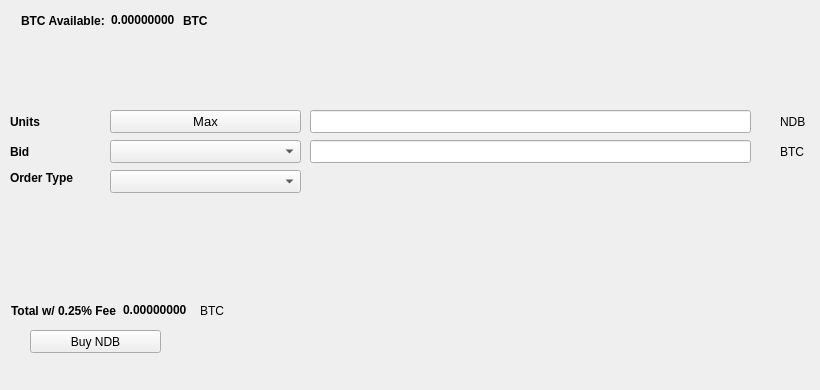
   <widget class="QWidget" name="BuyTab">
    <attribute name="title">
     <string>Buy</string>
    </attribute>
    <widget class="QPushButton" name="BuyNDB">
     <property name="geometry">
      <rect>
       <x>30</x>
       <y>330</y>
       <width>131</width>
       <height>23</height>
      </rect>
     </property>
     <property name="text">
      <string>Buy NDB</string>
     </property>
     <property name="icon">
      <iconset resource="../nodebase.qrc">
       <normaloff>:/icons/bitcoin</normaloff>:/icons/bitcoin</iconset>
     </property>
    </widget>
    <widget class="QLabel" name="label_3">
     <property name="geometry">
      <rect>
       <x>10</x>
       <y>110</y>
       <width>46</width>
       <height>23</height>
      </rect>
     </property>
     <property name="font">
      <font>
       <weight>75</weight>
       <bold>true</bold>
      </font>
     </property>
     <property name="text">
      <string>Units</string>
     </property>
    </widget>
    <widget class="QLineEdit" name="UnitsInput">
     <property name="geometry">
      <rect>
       <x>310</x>
       <y>110</y>
       <width>441</width>
       <height>23</height>
      </rect>
     </property>
     <property name="font">
      <font>
       <pointsize>9</pointsize>
       <weight>75</weight>
       <bold>true</bold>
      </font>
     </property>
    </widget>
    <widget class="QLineEdit" name="BuyBidPriceEdit">
     <property name="geometry">
      <rect>
       <x>310</x>
       <y>140</y>
       <width>441</width>
       <height>23</height>
      </rect>
     </property>
     <property name="font">
      <font>
       <pointsize>9</pointsize>
       <weight>75</weight>
       <bold>true</bold>
      </font>
     </property>
    </widget>
    <widget class="QLabel" name="label_4">
     <property name="geometry">
      <rect>
       <x>780</x>
       <y>110</y>
       <width>31</width>
       <height>23</height>
      </rect>
     </property>
     <property name="text">
      <string>NDB</string>
     </property>
    </widget>
    <widget class="QLabel" name="label_5">
     <property name="geometry">
      <rect>
       <x>780</x>
       <y>140</y>
       <width>31</width>
       <height>23</height>
      </rect>
     </property>
     <property name="text">
      <string>BTC</string>
     </property>
    </widget>
    <widget class="QLabel" name="label_6">
     <property name="geometry">
      <rect>
       <x>10</x>
       <y>140</y>
       <width>46</width>
       <height>23</height>
      </rect>
     </property>
     <property name="font">
      <font>
       <weight>75</weight>
       <bold>true</bold>
      </font>
     </property>
     <property name="text">
      <string>Bid</string>
     </property>
    </widget>
    <widget class="QLabel" name="label_7">
     <property name="geometry">
      <rect>
       <x>10</x>
       <y>170</y>
       <width>91</width>
       <height>16</height>
      </rect>
     </property>
     <property name="font">
      <font>
       <weight>75</weight>
       <bold>true</bold>
      </font>
     </property>
     <property name="text">
      <string>Order Type</string>
     </property>
    </widget>
    <widget class="QPushButton" name="Buy_Max_Amount">
     <property name="geometry">
      <rect>
       <x>110</x>
       <y>110</y>
       <width>191</width>
       <height>23</height>
      </rect>
     </property>
     <property name="font">
      <font>
       <pointsize>10</pointsize>
      </font>
     </property>
     <property name="text">
      <string>Max</string>
     </property>
    </widget>
    <widget class="QComboBox" name="BuyBidcomboBox">
     <property name="geometry">
      <rect>
       <x>110</x>
       <y>140</y>
       <width>191</width>
       <height>23</height>
      </rect>
     </property>
     <property name="font">
      <font>
       <pointsize>10</pointsize>
      </font>
     </property>
    </widget>
    <widget class="QComboBox" name="buyOrdertypeCombo">
     <property name="geometry">
      <rect>
       <x>110</x>
       <y>170</y>
       <width>191</width>
       <height>23</height>
      </rect>
     </property>
     <property name="font">
      <font>
       <pointsize>10</pointsize>
      </font>
     </property>
    </widget>
    <widget class="QWidget" name="layoutWidget1">
     <property name="geometry">
      <rect>
       <x>21</x>
       <y>11</y>
       <width>227</width>
       <height>19</height>
      </rect>
     </property>
     <layout class="QHBoxLayout" name="horizontalLayout_3">
      <item>
       <widget class="QLabel" name="label232">
        <property name="font">
         <font>
          <weight>75</weight>
          <bold>true</bold>
         </font>
        </property>
        <property name="text">
         <string>BTC Available:</string>
        </property>
       </widget>
      </item>
      <item>
       <widget class="QLabel" name="BtcAvailableLbl">
        <property name="palette">
         <palette>
          <active>
           <colorrole role="WindowText">
            <brush brushstyle="SolidPattern">
             <color alpha="255">
              <red>0</red>
              <green>0</green>
              <blue>0</blue>
             </color>
            </brush>
           </colorrole>
           <colorrole role="Button">
            <brush brushstyle="SolidPattern">
             <color alpha="255">
              <red>0</red>
              <green>170</green>
              <blue>0</blue>
             </color>
            </brush>
           </colorrole>
           <colorrole role="Light">
            <brush brushstyle="SolidPattern">
             <color alpha="255">
              <red>0</red>
              <green>255</green>
              <blue>0</blue>
             </color>
            </brush>
           </colorrole>
           <colorrole role="Midlight">
            <brush brushstyle="SolidPattern">
             <color alpha="255">
              <red>0</red>
              <green>212</green>
              <blue>0</blue>
             </color>
            </brush>
           </colorrole>
           <colorrole role="Dark">
            <brush brushstyle="SolidPattern">
             <color alpha="255">
              <red>0</red>
              <green>85</green>
              <blue>0</blue>
             </color>
            </brush>
           </colorrole>
           <colorrole role="Mid">
            <brush brushstyle="SolidPattern">
             <color alpha="255">
              <red>0</red>
              <green>113</green>
              <blue>0</blue>
             </color>
            </brush>
           </colorrole>
           <colorrole role="Text">
            <brush brushstyle="SolidPattern">
             <color alpha="255">
              <red>0</red>
              <green>170</green>
              <blue>0</blue>
             </color>
            </brush>
           </colorrole>
           <colorrole role="BrightText">
            <brush brushstyle="SolidPattern">
             <color alpha="255">
              <red>255</red>
              <green>255</green>
              <blue>255</blue>
             </color>
            </brush>
           </colorrole>
           <colorrole role="ButtonText">
            <brush brushstyle="SolidPattern">
             <color alpha="255">
              <red>0</red>
              <green>0</green>
              <blue>0</blue>
             </color>
            </brush>
           </colorrole>
           <colorrole role="Base">
            <brush brushstyle="SolidPattern">
             <color alpha="255">
              <red>255</red>
              <green>255</green>
              <blue>255</blue>
             </color>
            </brush>
           </colorrole>
           <colorrole role="Window">
            <brush brushstyle="SolidPattern">
             <color alpha="255">
              <red>0</red>
              <green>170</green>
              <blue>0</blue>
             </color>
            </brush>
           </colorrole>
           <colorrole role="Shadow">
            <brush brushstyle="SolidPattern">
             <color alpha="255">
              <red>0</red>
              <green>0</green>
              <blue>0</blue>
             </color>
            </brush>
           </colorrole>
           <colorrole role="AlternateBase">
            <brush brushstyle="SolidPattern">
             <color alpha="255">
              <red>127</red>
              <green>212</green>
              <blue>127</blue>
             </color>
            </brush>
           </colorrole>
           <colorrole role="ToolTipBase">
            <brush brushstyle="SolidPattern">
             <color alpha="255">
              <red>255</red>
              <green>255</green>
              <blue>220</blue>
             </color>
            </brush>
           </colorrole>
           <colorrole role="ToolTipText">
            <brush brushstyle="SolidPattern">
             <color alpha="255">
              <red>0</red>
              <green>0</green>
              <blue>0</blue>
             </color>
            </brush>
           </colorrole>
          </active>
          <inactive>
           <colorrole role="WindowText">
            <brush brushstyle="SolidPattern">
             <color alpha="255">
              <red>0</red>
              <green>0</green>
              <blue>0</blue>
             </color>
            </brush>
           </colorrole>
           <colorrole role="Button">
            <brush brushstyle="SolidPattern">
             <color alpha="255">
              <red>0</red>
              <green>170</green>
              <blue>0</blue>
             </color>
            </brush>
           </colorrole>
           <colorrole role="Light">
            <brush brushstyle="SolidPattern">
             <color alpha="255">
              <red>0</red>
              <green>255</green>
              <blue>0</blue>
             </color>
            </brush>
           </colorrole>
           <colorrole role="Midlight">
            <brush brushstyle="SolidPattern">
             <color alpha="255">
              <red>0</red>
              <green>212</green>
              <blue>0</blue>
             </color>
            </brush>
           </colorrole>
           <colorrole role="Dark">
            <brush brushstyle="SolidPattern">
             <color alpha="255">
              <red>0</red>
              <green>85</green>
              <blue>0</blue>
             </color>
            </brush>
           </colorrole>
           <colorrole role="Mid">
            <brush brushstyle="SolidPattern">
             <color alpha="255">
              <red>0</red>
              <green>113</green>
              <blue>0</blue>
             </color>
            </brush>
           </colorrole>
           <colorrole role="Text">
            <brush brushstyle="SolidPattern">
             <color alpha="255">
              <red>0</red>
              <green>170</green>
              <blue>0</blue>
             </color>
            </brush>
           </colorrole>
           <colorrole role="BrightText">
            <brush brushstyle="SolidPattern">
             <color alpha="255">
              <red>255</red>
              <green>255</green>
              <blue>255</blue>
             </color>
            </brush>
           </colorrole>
           <colorrole role="ButtonText">
            <brush brushstyle="SolidPattern">
             <color alpha="255">
              <red>0</red>
              <green>0</green>
              <blue>0</blue>
             </color>
            </brush>
           </colorrole>
           <colorrole role="Base">
            <brush brushstyle="SolidPattern">
             <color alpha="255">
              <red>255</red>
              <green>255</green>
              <blue>255</blue>
             </color>
            </brush>
           </colorrole>
           <colorrole role="Window">
            <brush brushstyle="SolidPattern">
             <color alpha="255">
              <red>0</red>
              <green>170</green>
              <blue>0</blue>
             </color>
            </brush>
           </colorrole>
           <colorrole role="Shadow">
            <brush brushstyle="SolidPattern">
             <color alpha="255">
              <red>0</red>
              <green>0</green>
              <blue>0</blue>
             </color>
            </brush>
           </colorrole>
           <colorrole role="AlternateBase">
            <brush brushstyle="SolidPattern">
             <color alpha="255">
              <red>127</red>
              <green>212</green>
              <blue>127</blue>
             </color>
            </brush>
           </colorrole>
           <colorrole role="ToolTipBase">
            <brush brushstyle="SolidPattern">
             <color alpha="255">
              <red>255</red>
              <green>255</green>
              <blue>220</blue>
             </color>
            </brush>
           </colorrole>
           <colorrole role="ToolTipText">
            <brush brushstyle="SolidPattern">
             <color alpha="255">
              <red>0</red>
              <green>0</green>
              <blue>0</blue>
             </color>
            </brush>
           </colorrole>
          </inactive>
          <disabled>
           <colorrole role="WindowText">
            <brush brushstyle="SolidPattern">
             <color alpha="255">
              <red>0</red>
              <green>85</green>
              <blue>0</blue>
             </color>
            </brush>
           </colorrole>
           <colorrole role="Button">
            <brush brushstyle="SolidPattern">
             <color alpha="255">
              <red>0</red>
              <green>170</green>
              <blue>0</blue>
             </color>
            </brush>
           </colorrole>
           <colorrole role="Light">
            <brush brushstyle="SolidPattern">
             <color alpha="255">
              <red>0</red>
              <green>255</green>
              <blue>0</blue>
             </color>
            </brush>
           </colorrole>
           <colorrole role="Midlight">
            <brush brushstyle="SolidPattern">
             <color alpha="255">
              <red>0</red>
              <green>212</green>
              <blue>0</blue>
             </color>
            </brush>
           </colorrole>
           <colorrole role="Dark">
            <brush brushstyle="SolidPattern">
             <color alpha="255">
              <red>0</red>
              <green>85</green>
              <blue>0</blue>
             </color>
            </brush>
           </colorrole>
           <colorrole role="Mid">
            <brush brushstyle="SolidPattern">
             <color alpha="255">
              <red>0</red>
              <green>113</green>
              <blue>0</blue>
             </color>
            </brush>
           </colorrole>
           <colorrole role="Text">
            <brush brushstyle="SolidPattern">
             <color alpha="255">
              <red>0</red>
              <green>85</green>
              <blue>0</blue>
             </color>
            </brush>
           </colorrole>
           <colorrole role="BrightText">
            <brush brushstyle="SolidPattern">
             <color alpha="255">
              <red>255</red>
              <green>255</green>
              <blue>255</blue>
             </color>
            </brush>
           </colorrole>
           <colorrole role="ButtonText">
            <brush brushstyle="SolidPattern">
             <color alpha="255">
              <red>0</red>
              <green>85</green>
              <blue>0</blue>
             </color>
            </brush>
           </colorrole>
           <colorrole role="Base">
            <brush brushstyle="SolidPattern">
             <color alpha="255">
              <red>0</red>
              <green>170</green>
              <blue>0</blue>
             </color>
            </brush>
           </colorrole>
           <colorrole role="Window">
            <brush brushstyle="SolidPattern">
             <color alpha="255">
              <red>0</red>
              <green>170</green>
              <blue>0</blue>
             </color>
            </brush>
           </colorrole>
           <colorrole role="Shadow">
            <brush brushstyle="SolidPattern">
             <color alpha="255">
              <red>0</red>
              <green>0</green>
              <blue>0</blue>
             </color>
            </brush>
           </colorrole>
           <colorrole role="AlternateBase">
            <brush brushstyle="SolidPattern">
             <color alpha="255">
              <red>0</red>
              <green>170</green>
              <blue>0</blue>
             </color>
            </brush>
           </colorrole>
           <colorrole role="ToolTipBase">
            <brush brushstyle="SolidPattern">
             <color alpha="255">
              <red>255</red>
              <green>255</green>
              <blue>220</blue>
             </color>
            </brush>
           </colorrole>
           <colorrole role="ToolTipText">
            <brush brushstyle="SolidPattern">
             <color alpha="255">
              <red>0</red>
              <green>0</green>
              <blue>0</blue>
             </color>
            </brush>
           </colorrole>
          </disabled>
         </palette>
        </property>
        <property name="font">
         <font>
          <weight>75</weight>
          <bold>true</bold>
         </font>
        </property>
        <property name="text">
         <string>0.00000000</string>
        </property>
        <property name="textInteractionFlags">
         <set>Qt::LinksAccessibleByMouse|Qt::TextSelectableByKeyboard|Qt::TextSelectableByMouse</set>
        </property>
       </widget>
      </item>
      <item>
       <widget class="QLabel" name="BtcAvailableLbl_2">
        <property name="font">
         <font>
          <weight>75</weight>
          <bold>true</bold>
         </font>
        </property>
        <property name="text">
         <string>BTC</string>
        </property>
       </widget>
      </item>
     </layout>
    </widget>
    <widget class="QWidget" name="layoutWidge2">
     <property name="geometry">
      <rect>
       <x>11</x>
       <y>301</y>
       <width>259</width>
       <height>19</height>
      </rect>
     </property>
     <layout class="QHBoxLayout" name="horizontalLayout_4">
      <item>
       <widget class="QLabel" name="label_9">
        <property name="font">
         <font>
          <weight>75</weight>
          <bold>true</bold>
         </font>
        </property>
        <property name="text">
         <string>Total w/ 0.25% Fee</string>
        </property>
       </widget>
      </item>
      <item>
       <widget class="QLabel" name="BuyCostLabel">
        <property name="palette">
         <palette>
          <active>
           <colorrole role="WindowText">
            <brush brushstyle="SolidPattern">
             <color alpha="255">
              <red>0</red>
              <green>0</green>
              <blue>0</blue>
             </color>
            </brush>
           </colorrole>
           <colorrole role="Button">
            <brush brushstyle="SolidPattern">
             <color alpha="255">
              <red>0</red>
              <green>170</green>
              <blue>0</blue>
             </color>
            </brush>
           </colorrole>
           <colorrole role="Light">
            <brush brushstyle="SolidPattern">
             <color alpha="255">
              <red>0</red>
              <green>255</green>
              <blue>0</blue>
             </color>
            </brush>
           </colorrole>
           <colorrole role="Midlight">
            <brush brushstyle="SolidPattern">
             <color alpha="255">
              <red>0</red>
              <green>212</green>
              <blue>0</blue>
             </color>
            </brush>
           </colorrole>
           <colorrole role="Dark">
            <brush brushstyle="SolidPattern">
             <color alpha="255">
              <red>0</red>
              <green>85</green>
              <blue>0</blue>
             </color>
            </brush>
           </colorrole>
           <colorrole role="Mid">
            <brush brushstyle="SolidPattern">
             <color alpha="255">
              <red>0</red>
              <green>113</green>
              <blue>0</blue>
             </color>
            </brush>
           </colorrole>
           <colorrole role="Text">
            <brush brushstyle="SolidPattern">
             <color alpha="255">
              <red>0</red>
              <green>170</green>
              <blue>0</blue>
             </color>
            </brush>
           </colorrole>
           <colorrole role="BrightText">
            <brush brushstyle="SolidPattern">
             <color alpha="255">
              <red>255</red>
              <green>255</green>
              <blue>255</blue>
             </color>
            </brush>
           </colorrole>
           <colorrole role="ButtonText">
            <brush brushstyle="SolidPattern">
             <color alpha="255">
              <red>0</red>
              <green>0</green>
              <blue>0</blue>
             </color>
            </brush>
           </colorrole>
           <colorrole role="Base">
            <brush brushstyle="SolidPattern">
             <color alpha="255">
              <red>255</red>
              <green>255</green>
              <blue>255</blue>
             </color>
            </brush>
           </colorrole>
           <colorrole role="Window">
            <brush brushstyle="SolidPattern">
             <color alpha="255">
              <red>0</red>
              <green>170</green>
              <blue>0</blue>
             </color>
            </brush>
           </colorrole>
           <colorrole role="Shadow">
            <brush brushstyle="SolidPattern">
             <color alpha="255">
              <red>0</red>
              <green>0</green>
              <blue>0</blue>
             </color>
            </brush>
           </colorrole>
           <colorrole role="AlternateBase">
            <brush brushstyle="SolidPattern">
             <color alpha="255">
              <red>127</red>
              <green>212</green>
              <blue>127</blue>
             </color>
            </brush>
           </colorrole>
           <colorrole role="ToolTipBase">
            <brush brushstyle="SolidPattern">
             <color alpha="255">
              <red>255</red>
              <green>255</green>
              <blue>220</blue>
             </color>
            </brush>
           </colorrole>
           <colorrole role="ToolTipText">
            <brush brushstyle="SolidPattern">
             <color alpha="255">
              <red>0</red>
              <green>0</green>
              <blue>0</blue>
             </color>
            </brush>
           </colorrole>
          </active>
          <inactive>
           <colorrole role="WindowText">
            <brush brushstyle="SolidPattern">
             <color alpha="255">
              <red>0</red>
              <green>0</green>
              <blue>0</blue>
             </color>
            </brush>
           </colorrole>
           <colorrole role="Button">
            <brush brushstyle="SolidPattern">
             <color alpha="255">
              <red>0</red>
              <green>170</green>
              <blue>0</blue>
             </color>
            </brush>
           </colorrole>
           <colorrole role="Light">
            <brush brushstyle="SolidPattern">
             <color alpha="255">
              <red>0</red>
              <green>255</green>
              <blue>0</blue>
             </color>
            </brush>
           </colorrole>
           <colorrole role="Midlight">
            <brush brushstyle="SolidPattern">
             <color alpha="255">
              <red>0</red>
              <green>212</green>
              <blue>0</blue>
             </color>
            </brush>
           </colorrole>
           <colorrole role="Dark">
            <brush brushstyle="SolidPattern">
             <color alpha="255">
              <red>0</red>
              <green>85</green>
              <blue>0</blue>
             </color>
            </brush>
           </colorrole>
           <colorrole role="Mid">
            <brush brushstyle="SolidPattern">
             <color alpha="255">
              <red>0</red>
              <green>113</green>
              <blue>0</blue>
             </color>
            </brush>
           </colorrole>
           <colorrole role="Text">
            <brush brushstyle="SolidPattern">
             <color alpha="255">
              <red>0</red>
              <green>170</green>
              <blue>0</blue>
             </color>
            </brush>
           </colorrole>
           <colorrole role="BrightText">
            <brush brushstyle="SolidPattern">
             <color alpha="255">
              <red>255</red>
              <green>255</green>
              <blue>255</blue>
             </color>
            </brush>
           </colorrole>
           <colorrole role="ButtonText">
            <brush brushstyle="SolidPattern">
             <color alpha="255">
              <red>0</red>
              <green>0</green>
              <blue>0</blue>
             </color>
            </brush>
           </colorrole>
           <colorrole role="Base">
            <brush brushstyle="SolidPattern">
             <color alpha="255">
              <red>255</red>
              <green>255</green>
              <blue>255</blue>
             </color>
            </brush>
           </colorrole>
           <colorrole role="Window">
            <brush brushstyle="SolidPattern">
             <color alpha="255">
              <red>0</red>
              <green>170</green>
              <blue>0</blue>
             </color>
            </brush>
           </colorrole>
           <colorrole role="Shadow">
            <brush brushstyle="SolidPattern">
             <color alpha="255">
              <red>0</red>
              <green>0</green>
              <blue>0</blue>
             </color>
            </brush>
           </colorrole>
           <colorrole role="AlternateBase">
            <brush brushstyle="SolidPattern">
             <color alpha="255">
              <red>127</red>
              <green>212</green>
              <blue>127</blue>
             </color>
            </brush>
           </colorrole>
           <colorrole role="ToolTipBase">
            <brush brushstyle="SolidPattern">
             <color alpha="255">
              <red>255</red>
              <green>255</green>
              <blue>220</blue>
             </color>
            </brush>
           </colorrole>
           <colorrole role="ToolTipText">
            <brush brushstyle="SolidPattern">
             <color alpha="255">
              <red>0</red>
              <green>0</green>
              <blue>0</blue>
             </color>
            </brush>
           </colorrole>
          </inactive>
          <disabled>
           <colorrole role="WindowText">
            <brush brushstyle="SolidPattern">
             <color alpha="255">
              <red>0</red>
              <green>85</green>
              <blue>0</blue>
             </color>
            </brush>
           </colorrole>
           <colorrole role="Button">
            <brush brushstyle="SolidPattern">
             <color alpha="255">
              <red>0</red>
              <green>170</green>
              <blue>0</blue>
             </color>
            </brush>
           </colorrole>
           <colorrole role="Light">
            <brush brushstyle="SolidPattern">
             <color alpha="255">
              <red>0</red>
              <green>255</green>
              <blue>0</blue>
             </color>
            </brush>
           </colorrole>
           <colorrole role="Midlight">
            <brush brushstyle="SolidPattern">
             <color alpha="255">
              <red>0</red>
              <green>212</green>
              <blue>0</blue>
             </color>
            </brush>
           </colorrole>
           <colorrole role="Dark">
            <brush brushstyle="SolidPattern">
             <color alpha="255">
              <red>0</red>
              <green>85</green>
              <blue>0</blue>
             </color>
            </brush>
           </colorrole>
           <colorrole role="Mid">
            <brush brushstyle="SolidPattern">
             <color alpha="255">
              <red>0</red>
              <green>113</green>
              <blue>0</blue>
             </color>
            </brush>
           </colorrole>
           <colorrole role="Text">
            <brush brushstyle="SolidPattern">
             <color alpha="255">
              <red>0</red>
              <green>85</green>
              <blue>0</blue>
             </color>
            </brush>
           </colorrole>
           <colorrole role="BrightText">
            <brush brushstyle="SolidPattern">
             <color alpha="255">
              <red>255</red>
              <green>255</green>
              <blue>255</blue>
             </color>
            </brush>
           </colorrole>
           <colorrole role="ButtonText">
            <brush brushstyle="SolidPattern">
             <color alpha="255">
              <red>0</red>
              <green>85</green>
              <blue>0</blue>
             </color>
            </brush>
           </colorrole>
           <colorrole role="Base">
            <brush brushstyle="SolidPattern">
             <color alpha="255">
              <red>0</red>
              <green>170</green>
              <blue>0</blue>
             </color>
            </brush>
           </colorrole>
           <colorrole role="Window">
            <brush brushstyle="SolidPattern">
             <color alpha="255">
              <red>0</red>
              <green>170</green>
              <blue>0</blue>
             </color>
            </brush>
           </colorrole>
           <colorrole role="Shadow">
            <brush brushstyle="SolidPattern">
             <color alpha="255">
              <red>0</red>
              <green>0</green>
              <blue>0</blue>
             </color>
            </brush>
           </colorrole>
           <colorrole role="AlternateBase">
            <brush brushstyle="SolidPattern">
             <color alpha="255">
              <red>0</red>
              <green>170</green>
              <blue>0</blue>
             </color>
            </brush>
           </colorrole>
           <colorrole role="ToolTipBase">
            <brush brushstyle="SolidPattern">
             <color alpha="255">
              <red>255</red>
              <green>255</green>
              <blue>220</blue>
             </color>
            </brush>
           </colorrole>
           <colorrole role="ToolTipText">
            <brush brushstyle="SolidPattern">
             <color alpha="255">
              <red>0</red>
              <green>0</green>
              <blue>0</blue>
             </color>
            </brush>
           </colorrole>
          </disabled>
         </palette>
        </property>
        <property name="font">
         <font>
          <weight>75</weight>
          <bold>true</bold>
         </font>
        </property>
        <property name="autoFillBackground">
         <bool>false</bool>
        </property>
        <property name="text">
         <string>0.00000000</string>
        </property>
        <property name="textInteractionFlags">
         <set>Qt::LinksAccessibleByMouse|Qt::TextSelectableByMouse</set>
        </property>
       </widget>
      </item>
      <item>
       <widget class="QLabel" name="label_10">
        <property name="font">
         <font>
          <weight>50</weight>
          <bold>false</bold>
         </font>
        </property>
        <property name="text">
         <string>BTC</string>
        </property>
       </widget>
      </item>
     </layout>
    </widget>
    <widget class="QLabel" name="label_24">
     <property name="geometry">
      <rect>
       <x>460</x>
       <y>300</y>
       <width>281</width>
       <height>81</height>
      </rect>
     </property>
     <property name="text">
      <string/>
     </property>
     <property name="pixmap">
      <pixmap>:/images/bittrex</pixmap>
     </property>
    </widget>
   </widget>
